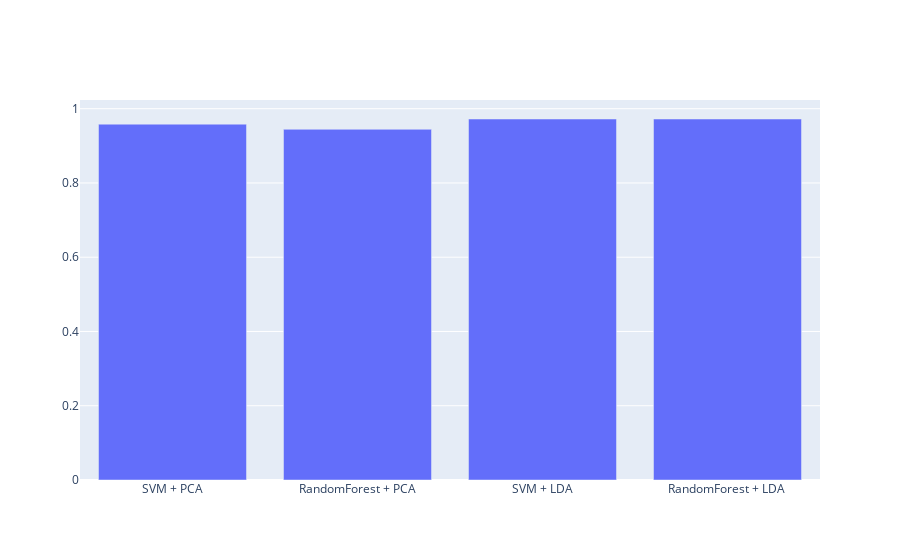

The code cell stored with this chart in its notebook:
### Markdown cell above
70.ทำ Data Visualization ของโมเดล SVM + LDA, SVM + PCA, RF + LDA และ RF + PCA โดยให้ชื่อโมเดลเป็นแกน X และ คะแนน Acc เป็นแกน Y โดยใช้ plotly

### Code cell
import plotly.graph_objects as go
x_compare_3 = ['SVM + PCA','RandomForest + PCA','SVM + LDA','RandomForest + LDA ']
fig = go.Figure(data=[
    go.Bar(name='Accuracy', x=x_compare_3, y=[accuracy_score(y_test,predict_scv_pca,'macro'),accuracy_score(y_test,predict_rf_pca, 'macro'),accuracy_score(y_test,predict_lda_svc, 'macro'),accuracy_score(y_test,predict_lda_rf,'macro')])
    ])

fig.show()

### Figure 1 — Plotly figure (JSON) as saved in the notebook; plotly's stock layout.template omitted (floating-point values rounded to 4 significant figures)
{"data": [{"name": "Accuracy", "type": "bar", "x": ["SVM + PCA", "RandomForest + PCA", "SVM + LDA", "RandomForest + LDA "], "y": [0.9583, 0.9444, 0.9722, 0.9722]}], "layout": {}}
